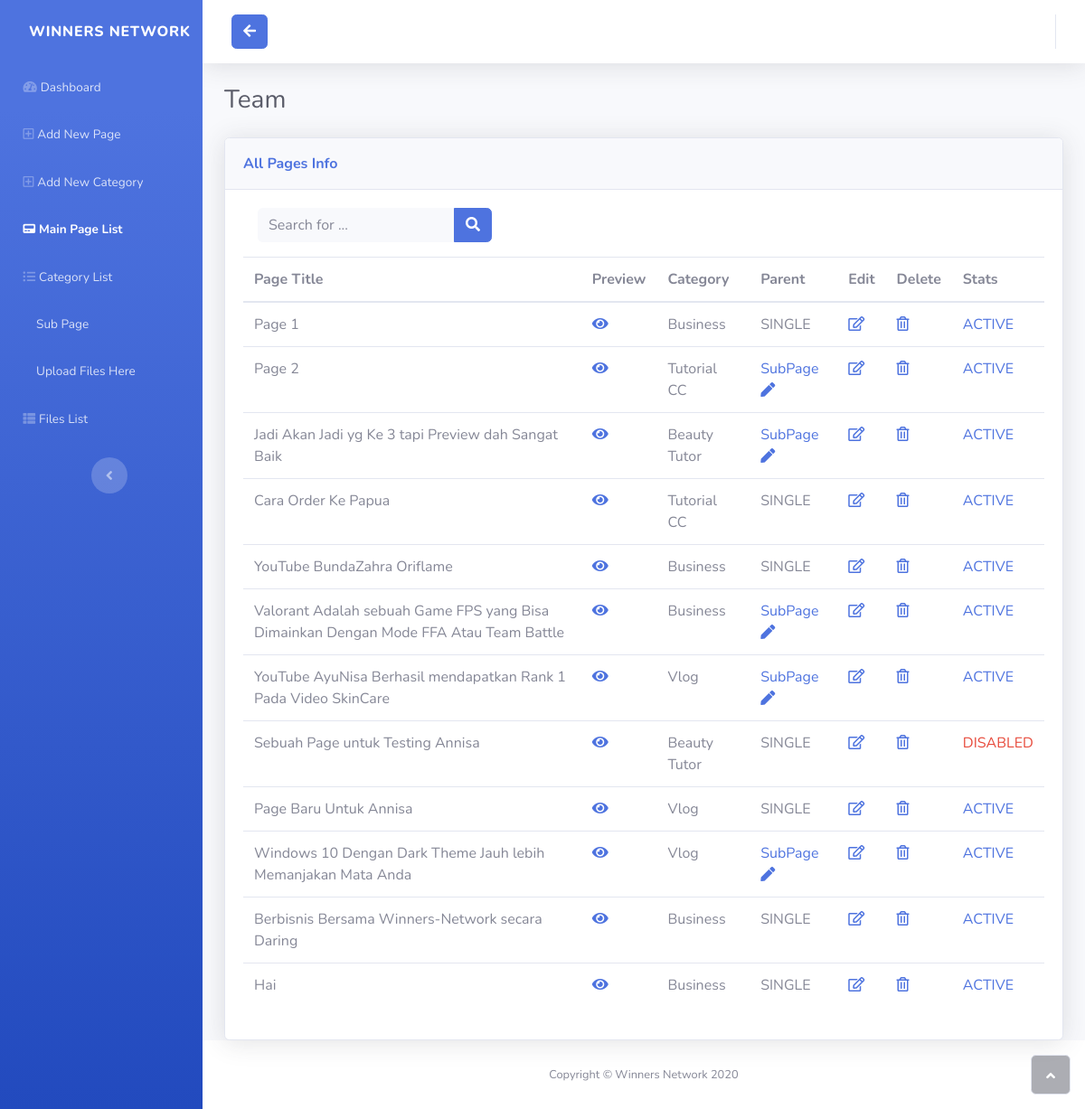
The page /wpcp-admin/page-list/ on the database its author committed.
### dotbiz/models.py (models this page shows, shortened)
class Post(models.Model):
    title = models.CharField(max_length=255)
    title_tag = models.CharField(max_length=255)
    quote = models.CharField(max_length=150)
    header_img = models.CharField(max_length=255)
    page_link = models.SlugField(max_length=255, unique=True)
    body = RichTextField(blank=True, null=True,
                         config_name='special',
                         external_plugin_resources=[
                             ('youtube',
                              '/static/ckeditor_plugins/youtube/youtube/',
                              'plugin.js'),
                         ]
                         )
    category = models.ForeignKey(Category, default="", on_delete=models.CASCADE)
    parent_check = models.CharField(max_length=255)
    create_date = models.DateTimeField(auto_now_add=True)
    update_date = models.DateTimeField(auto_now=True)
    meta_description = models.TextField(null=False, blank=False)
    meta_keyword = models.TextField(blank=False, null=False)
    stats = models.CharField(default="ACTIVE", max_length=255)
    og_image = models.CharField(max_length=255, null=False, blank=False)
    USERNAME_FIELD = 'user'
    REQUIRED_FIELDS = []

class Category(models.Model):
    name = models.CharField(max_length=255)
    category_tag = models.CharField(max_length=255)
    quote = models.CharField(max_length=150, default="")
    header_img = models.CharField(max_length=255, default="")
    category_link = models.SlugField(max_length=255, unique=True, null=True)
    category_content = RichTextField(null=True, blank=True,
                                     config_name='special',
                                     external_plugin_resources=[
                                         ('youtube',
                                          '/static/ckeditor_plugins/youtube/youtube/',
                                          'plugin.js')
                                     ], )
    create_date = models.DateTimeField(auto_now_add=True)
    update_date = models.DateTimeField(auto_now=True)
    meta_description = models.TextField(null=False, blank=False)
    meta_keyword = models.TextField(blank=False, null=False)
    stats = models.CharField(max_length=255, default='ACTIVE')
    def __str__(self):
        return self.name

### dotbiz/views.py (the view)
# urls.py: path('wpcp-admin/page-list/', AdminShowAllPostList.as_view(), name='main-list-admin'),
class AdminShowAllPostList(ListView):
    model = Post
    template_name = 'admini/table.html'
    ordering = ['title']
    paginate_by = 15
    def get_queryset(self):
        qq = self.request.GET.get('q')
        if qq is not None:
            object_list = Post.objects.filter(
                __(title__icontains=qq) | __(title_tag__icontains=qq) | __(page_link__icontains=qq) |
                __(body__icontains=qq) | __(meta_keyword__icontains=qq) | __(meta_description__icontains=qq)
            )
        else:
            object_list = Post.objects.all()
        return object_list

### dotbiz/templates/admini/table.html (shortened to what this page needs)
{% extends 'admini/base.html' %}
{% block navbar_content %}
<nav class="navbar navbar-dark align-items-start sidebar sidebar-dark accordion bg-gradient-primary p-0">
    <div class="container-fluid d-flex flex-column p-0">
        <a class="navbar-brand d-flex justify-content-center align-items-center sidebar-brand m-0" href="#">
            <div class="sidebar-brand-text mx-3"><span>Winners Network</span></div>
        </a>
        <ul class="nav navbar-nav text-light" id="accordionSidebar">
            <li class="nav-item"><a class="nav-link" href="{% url 'admin-home' %}"><i class="fas fa-tachometer-alt"></i><span>Dashboard</span></a></li>
            <li class="nav-item"><a class="nav-link" href="{% url 'create-admin' %}"><i class="far fa-plus-square"></i><span>Add New Page</span></a></li>
            <li class="nav-item"><a class="nav-link" href="{% url 'add-cat-admin' %}"><i class="far fa-plus-square"></i><span>Add New Category</span></a></li>
            <li class="nav-item"><a class="nav-link active" href="{% url 'main-list-admin' %}"><i class="fas fa-pager"></i><span>Main Page List</span></a></li>
            <li class="nav-item"><a class="nav-link" href="{% url 'cat-list-admin' %}"><i class="fas fa-list-ul"></i><span>Category List</span></a></li>
            <li class="nav-item"><a class="nav-link" href="/wpcp-admin/subpage-list/"><i class="fa fa-gears"></i><span>Sub Page</span></a></li>
            <li class="nav-item"><a class="nav-link" href="/wpcp-admin/file/upload/"><i class="fa fa-upload"></i><span>Upload Files Here</span></a></li>
            <li class="nav-item"><a class="nav-link" href="/wpcp-admin/file-list/"><i class="fas fa-th-list"></i><span>Files List</span></a></li>
        </ul>
        <div class="text-center d-none d-md-inline"><button class="btn rounded-circle border-0" id="sidebarToggle" type="button"></button></div>
    </div>
</nav>
{% endblock %}
{% block back_content %}
<div class="input-group">
    <a class="btn btn-primary" href="/wpcp-admin/"><i class="fas fa-arrow-left"></i></a>
</div>
{% endblock %}
{% block container_content %}
<h3 class="text-dark mb-4">Team</h3>
<div class="card shadow">
    <div class="card-header py-3">
        <p class="text-primary m-0 font-weight-bold">All Pages Info</p>
    </div>
     <div class="card-body">
        <div class="row">
            <div class="col justify-content-end">
                <form class="d-none d-sm-inline-block mr-auto ml-md-3 my-2 my-md-0 mw-100 navbar-search justify-content-end">
                    <div class="input-group"><input class="bg-light form-control border-0 small" type="text" name="q" placeholder="Search for ...">
                        <div class="input-group-append"><button class="btn btn-primary py-0" type="button"><i class="fas fa-search"></i></button></div>
                     </div>
                </form>
            </div>
        </div>
        <table class="table table-sm-resposive mt-3 mb-3">
            <thead>
                <tr>
                    <th scope="col">Page Title</th>
                    <th scope="col">Preview</th>
                    <th scope="col">Category</th>
                    <th scope="col">Parent</th>
                    <th scope="col">Edit</th>
                    <th scope="col">Delete</th>
                    <th scope="col">Stats</th>
                </tr>
            </thead>
            <tbody>
                {% for post in object_list %}
                <tr>
                    <td>{{post.title}}</td>
                    <td><a class="text-decoration-none" target="_blank" href="/wpcp-admin/page/{{post.page_link}}/preview"><i class="fas fa-eye"></i></a></td>
                    <td>{{post.category}}</td>
                    <td>
                        {% if post.parent_check == 'PARENT' %}
                        <a class="text-decoration-none" href="/wpcp-admin/page/{{post.page_link}}/create/"> SubPage <i class="fas fa-pen"></i></a>
                        {% else %}
                        {{post.parent_check}}
                        {% endif %}
                    </td>
                    <td>
                        <a class="text-decoration-none" href="{% url 'edit-admin' post.page_link %}"><i class="far fa-edit"></i></a>
                    </td>
                    <td>
                        <a class="text-decoration-none" href="{% url 'delete-admin' post.page_link %}"><i class="far fa-trash-alt"></i></a>
                    </td>
                    <td>
                        {% if post.stats == 'ACTIVE' %}
                        <a class="text-decoration-none" href="/wpcp-admin/page/disable/{{post.pk}}/stats">{{post.stats}}</a>
                        {% else %}
                        <a class="text-decoration-none text-danger" href="/wpcp-admin/page/enable/{{post.pk}}/stats">{{post.stats}}</a>
                        {% endif %}
                    </td>
                </tr>
                {% endfor %}
            </tbody>
        </table>
    </div>
</div>
{% endblock %}

### dotbiz/templates/admini/base.html (shortened to what this page needs)
<!DOCTYPE html>
<html>
<head>
    <link rel="stylesheet" href="/static/admini/assets/bootstrap/css/bootstrap.min.css">
    <link rel="stylesheet" href="/static/admini/assets/fonts/fontawesome-all.min.css">
    <link rel="stylesheet" href="/static/admini/assets/fonts/font-awesome.min.css">
    <link rel="stylesheet" href="/static/admini/assets/fonts/fontawesome5-overrides.min.css">
    <link rel="stylesheet" href="/static/admini/assets/css/Contact-Form-Clean.css">
</head>
<body id="page-top">
    <div id="wrapper">
        {% block navbar_content%} {% endblock%}
        <div class="d-flex flex-column" id="content-wrapper">
            <div id="content">
                <nav class="navbar navbar-light navbar-expand bg-white shadow mb-4 topbar static-top">
                    <div class="container-fluid"><button class="btn btn-link d-md-none rounded-circle mr-3" id="sidebarToggleTop" type="button"></button>
                        <div class="form-inline d-none d-sm-inline-block mr-auto ml-md-3 my-2 my-md-0 mw-100 navbar-search">
                            {% block back_content %}
                            {% endblock %}
                        </div>
                        <ul class="nav navbar-nav flex-nowrap ml-auto">
                            <li class="nav-item dropdown no-arrow mx-1">
                                <div class="nav-item dropdown no-arrow">
                                    <a class="dropdown-toggle nav-link" data-toggle="dropdown" aria-expanded="false" href="#"></a>
                                </div>
                            </li>
                            <li class="nav-item dropdown no-arrow mx-1">
                                <div class="nav-item dropdown no-arrow">
                                    <a class="dropdown-toggle nav-link" data-toggle="dropdown" aria-expanded="false" href="#"></a>
                                </div>
                            </li>
                        </ul>
                    </div>
                </nav>
                <div class="container-fluid" id="cont">
                    {% block container_content %}
                    {% endblock %}
                </div>
            </div>
            <footer class="bg-white sticky-footer">
                <div class="container my-auto">
                    <div class="text-center my-auto copyright"><span>Copyright © Winners Network 2020</span></div>
                </div>
            </footer>
        </div><a class="border rounded d-inline scroll-to-top" href="#page-top"><i class="fas fa-angle-up"></i></a>
    </div>
</body>
</html>

### rows shown on the page
Post: title "Page 1", category "Business", parent_check "SINGLE", stats "ACTIVE"
Post: title "Page 2", category "Tutorial CC", stats "ACTIVE"
Post: title "Jadi Akan Jadi yg Ke 3 tapi Preview dah Sangat Baik", category "Beauty Tutor", stats "ACTIVE"
Post: title "Cara Order Ke Papua", category "Tutorial CC", parent_check "SINGLE", stats "ACTIVE"
Post: title "YouTube BundaZahra Oriflame", category "Business", parent_check "SINGLE", stats "ACTIVE"
Post: title "Valorant Adalah sebuah Game FPS yang Bisa Dimainkan Dengan Mode FFA Atau Team Battle", category "Business", stats "ACTIVE"
Post: title "YouTube AyuNisa Berhasil mendapatkan Rank 1 Pada Video SkinCare", category "Vlog", stats "ACTIVE"
Post: title "Sebuah Page untuk Testing Annisa", category "Beauty Tutor", parent_check "SINGLE", stats "DISABLED"
Post: title "Page Baru Untuk Annisa", category "Vlog", parent_check "SINGLE", stats "ACTIVE"
Post: title "Windows 10 Dengan Dark Theme Jauh lebih Memanjakan Mata Anda", category "Vlog", stats "ACTIVE"
Post: title "Berbisnis Bersama Winners-Network secara Daring", category "Business", parent_check "SINGLE", stats "ACTIVE"
Post: title "Hai", category "Business", parent_check "SINGLE", stats "ACTIVE"
